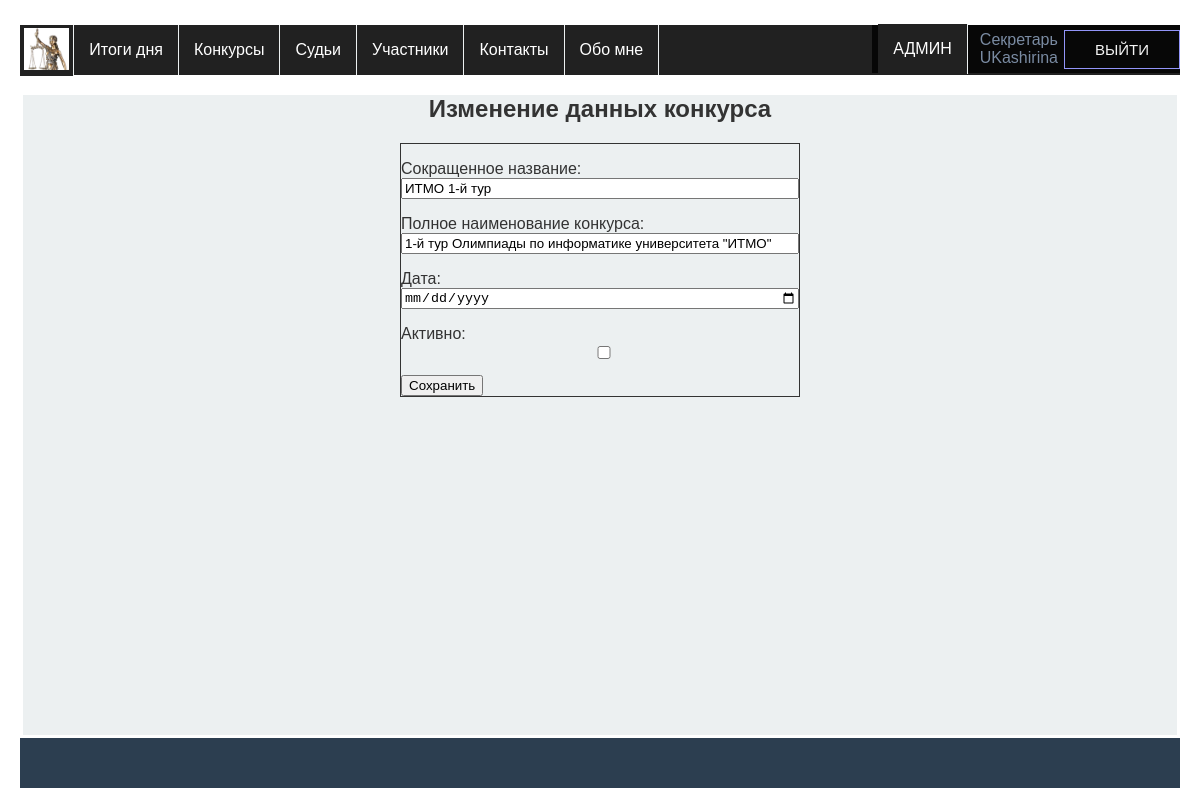
Page /competitions/edit/4/ (signed in) on the committed database.
### app_for_judges/models.py (models this page shows, shortened)
class Judge(models.Model):
    STATUSES = (
        ('M', 'Главный судья'),
        ('J', 'Судья'),
        ('S', 'Секретарь'),
        ('O', 'Наблюдатель'),
    )
    class Meta:
        db_table = 'judges'
        verbose_name = _('Судья')
        verbose_name_plural = _('Судьи')
    user = models.OneToOneField(User, on_delete=models.CASCADE)
    patronymic = models.CharField(_('Отчество'), max_length=25, null=True, blank=True, default=None)
    post = models.CharField(_('Занимаемая должность'), max_length=100,
                            default='Преподаватель ОД (математика, информатика и ИКТ)')
    regalia = models.TextField(_('Заслуги и регалии'), default='Преподаватель высшей категории')
    organization = models.CharField(_('Место работы'), max_length=100, default='Оренбургское ПКУ')
    status = models.CharField(_('Статус на соревнованиях'), max_length=1,
                              choices=STATUSES, default='O')
    competitions = models.ManyToManyField(Competition, blank=True, default='Нет')

### app_for_competitions/models.py (models this page shows, shortened)
class Competition(models.Model):
    class Meta:
        db_table = 'competitions'
        verbose_name = _('Конкурс')  # наименование в админке в единственном числе
        verbose_name_plural = _('Конкурсы')  # наименование в админке во множественном числе
    name = models.CharField(_('Сокращенное название'), max_length=50, unique=True)
    fullname = models.CharField(_('Полное наименование конкурса'), max_length=200,
                                default=None)
    date = models.DateField(_('Дата проведения'),
                            help_text="Дата начала")
    active = models.BooleanField(_('Активен'), default=True)

### app_for_competitions/views.py (the view, shortened to what this page needs)
# urls.py: path('edit/<int:pk>/', edit_competition, name='edit_competition'),
@login_required
def edit_competition(request, pk):
    competition = get_object_or_404(Competition, id=pk)
    if request.method == 'GET':
        context = {'form': CompetitionForm(instance=competition), 'id': pk}
        return render(request, 'app_for_competitions/edit_competition.html', context)

### app_for_competitions/forms.py (shortened to what this page needs)
class CompetitionForm(forms.ModelForm):
    class Meta:
        model = Competition
        fields = ['name', 'fullname']
    date = forms.DateField(label=_("Дата"), initial=datetime.date.today,
                           widget=forms.DateInput(attrs={
                               'class': 'form-control',
                               'type': 'date'  # теперь календарь
                           }))
    active = forms.BooleanField(label=_("Активно"), required=False, widget=forms.CheckboxInput(
        attrs={'class': 'form-check-input'}))

### app_for_competitions/templates/app_for_competitions/edit_competition.html (shortened to what this page needs)
{% extends 'base.html' %}
{% load static %}
{% block content %}
<h2 class="center">{% if id %} Изменение данных конкурса {% else %} Добавление нового конкурса {% endif %}</h2>
<form method="post" novalidate>
    {{ form.as_p }}
    <input type="submit" value="{% if id %}Сохранить{% else %}Добавить{% endif %}"/>
</form>
{% endblock content %}

### templates/base.html (shortened to what this page needs)
<!DOCTYPE html>
{% load static %}
<html lang="ru">
<head>
    <link rel="stylesheet" href="{% static 'css/stylesheet.css' %}" type="text/css">
</head>
<body>
<div class="wrapper">
    <header>
        <ul>
            <li>
                <a class="a_menu_logo" href="{% url 'home' %}">
                    <image class="logo" src="{% static 'image/femidalittle.png' %}">
                </a>
            </li>
            <li><a class="a_menu" href="{% url 'competition_result' %}">Итоги дня</a></li>
            <li><a class="a_menu" href="{% url 'all_competitions' %}">Конкурсы</a></li>
            <li><a class="a_menu" href="{% url 'judges_list' filter='all' %}">Судьи</a></li>
            <li><a class="a_menu" href="#">Участники</a>
            </li>
            <li><a class="a_menu" href="{% url 'contacts' %}">Контакты</a></li>
            <li><a class="a_menu" href="{% url 'about' %}">Обо мне</a></li>
            <div class="container enter">
                {% if user.is_authenticated %}
                <div class="user_name"><a class="a_menu" href="/admin">АДМИН</a></div>
                <div class="user_name">{{user.judge.get_status_display }} <br> {{ user.username }}</div>
                <a href="{% url 'users:logout' %}" class="btn a_btn">Выйти</a>
                {% else %}
                <a href="{% url 'users:login' %}" class="btn a_btn">Войти</a>
                <a href="{% url 'users:register' %}" class="btn a_btn">Регистрация</a>
                {% endif %}
            </div>
        </ul>
    </header>
    <main>
        {% block content %}{% endblock %}
    </main>
    <footer>
    </footer>
</div>
</body>
</html>

### static/css/stylesheet.css (style rules this page uses)
.wrapper { height: 90vh; flex-direction: column; }
main { flex: 1; background-color: #ecf0f1; min-height: 80vh; margin: 3px; }
header { height: 50px; }
footer { background-color: #2c3e50; color: white; height: 50px; padding: 5px; }
* { box-sizing: border-box; }
.center { text-align: center; }
ul { list-style: none; margin: 0; padding-left: 0; margin-top: 25px; background: #212121; height: 50px; }
.a_menu { text-decoration: none; background: #212121; color: #fff; padding: 0 15px; font-family: arial; line-height: 50px; display: block; border-right: 1px solid #ecf0f1; -moz-transition: all 0.3s 0.01s ease; -o-transition: all 0.3s 0.01s ease; -webkit-transition: all 0.3s 0.01s ease; }
.a_menu_logo { text-decoration: none; background: #212121; color: #fff; padding: 0 4px; display: block; border-right: 1px solid #ecf0f1; -moz-transition: all 0.3s 0.01s ease; -o-transition: all 0.3s 0.01s ease; -webkit-transition: all 0.3s 0.01s ease; }
.logo { margin: 3px auto 2px; height: 42px; }
.enter { float: right; }
li { float: left; position: relative; }
* { -moz-box-sizing: border-box; -webkit-box-sizing: border-box; box-sizing: border-box; }
html { color: #333333; font-size: 62.5%; }
body { font: normal 16px Tahoma, Geneva, Helvetica, sans-serif; margin: 0 auto; padding: 0; min-width: 1000px; }
@media only all and (min-width: 760px) { body { padding-left: 20px; padding-right: 20px; padding-right: 2rem; padding-left: 2rem; } }
.container { background: linear-gradient(rgba(0, 0, 0, 0.8), rgba(0, 0, 0, 0.8)); font-family: Arial, Helvetica, sans-serif; display: flex; justify-content: center; align-items: center; height: 3em; padding: 0; margin: 0; }
.a_btn { font-size: 1.5rem; padding: 1rem 3rem; color: #f4f4f4; text-transform: uppercase; }
.btn { text-decoration: none; border: 1px solid rgb(146, 148, 248); position: relative; overflow: hidden; display: flex; justify-content: center; }
.btn:before { content: ""; position: absolute; top: 0; left: -100%; width: 100%; height: 100%; background: linear-gradient( 120deg, transparent, rgba(146, 148, 248, 0.4), transparent ); transition: all 650ms; }
form { max-width: 400px; margin: 0 auto; border: 1px solid; }
label, input, textarea, select { display: block; width: 100%; }
input[type='submit'] { display: inline-block; width: auto; color: black; }
.user_name { color: #7a8ba2; margin: 6px; text-align: center; }

### rows in the picture
Competition: name "ИТМО 1-й тур", fullname "1-й тур Олимпиады по информатике университета \"ИТМО\""

### other values in the picture
{{ user.judge.get_status_display }} "Секретарь"
{{ user.username }} "UKashirina"
